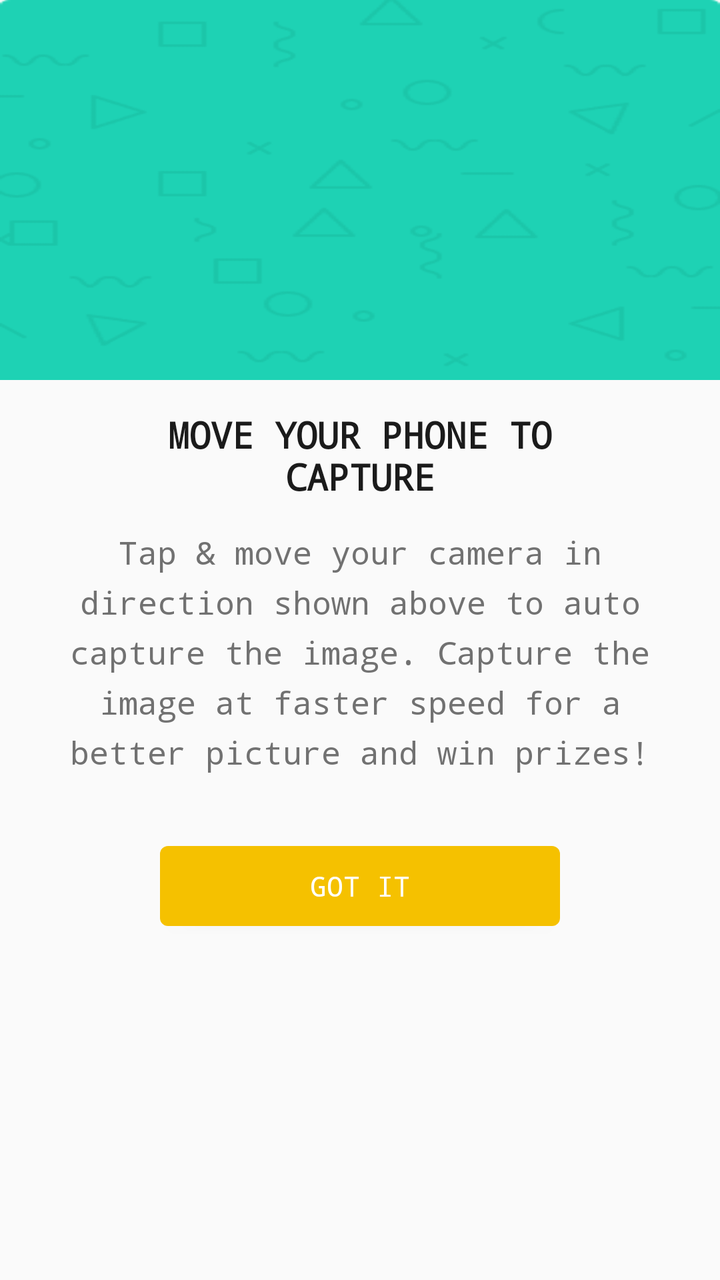
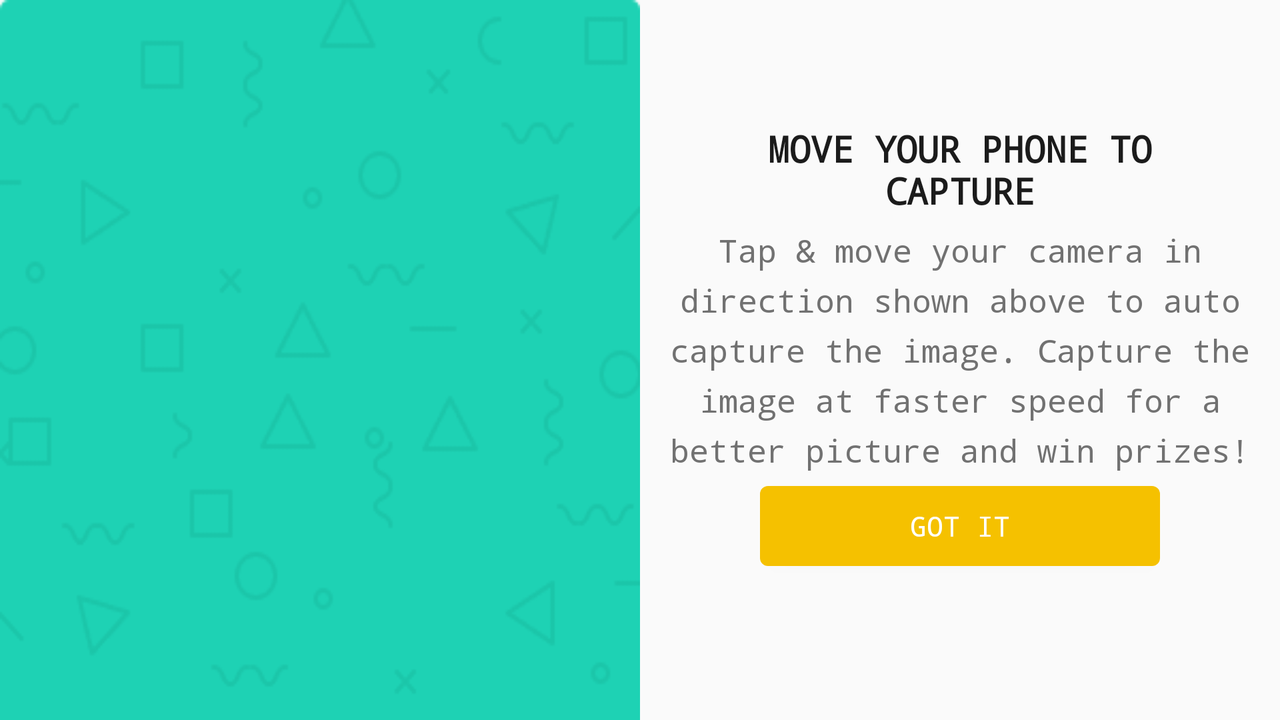

Two renders of one Android screen. The first uses the default layout on a phone; the second uses the alternative layout the repository ships for a different screen configuration, on a matching device. The two XML files are below.
<!-- AndroidManifest.xml: application theme MyMaterialTheme -->
<!-- res/layout/dialog_instruction.xml -->
<?xml version="1.0" encoding="utf-8"?>
<RelativeLayout
    xmlns:android="http://schemas.android.com/apk/res/android"
    android:orientation="vertical"
    android:layout_width="match_parent"
    android:layout_height="match_parent">


    <ScrollView
        android:layout_width="match_parent"
        android:layout_height="wrap_content">

        <RelativeLayout
            android:layout_width="match_parent"
            android:layout_height="wrap_content">

            <RelativeLayout
                android:id="@+id/imagell"
                android:layout_width="match_parent"
                android:layout_height="wrap_content">


                <FrameLayout
                    android:layout_width="match_parent"
                    android:layout_height="wrap_content">

                    <ImageView
                        android:scaleType="fitXY"
                        android:src="@drawable/green_background"
                        android:layout_width="match_parent"
                        android:layout_height="190dp" />

                    <ImageView
                        android:id="@+id/gif_image"
                        android:layout_gravity="center"
                        android:scaleType="fitXY"
                        android:adjustViewBounds="true"
                        android:layout_width="wrap_content"
                        android:layout_height="150dp" />


                </FrameLayout>


            </RelativeLayout>

            <RelativeLayout
                android:padding="15dp"
                android:layout_below="@+id/imagell"
                android:layout_width="match_parent"
                android:layout_height="wrap_content">



                <TextView
                    android:id="@+id/title"
                    android:textStyle="bold"
                    android:layout_marginLeft="48dp"
                    android:layout_marginRight="48dp"
                    android:textSize="18sp"
                    android:textColor="@color/semiblack"
                    android:textAllCaps="true"
                    android:gravity="center"
                    android:text="@string/move_your_phone_to_capture"
                    android:layout_centerHorizontal="true"
                    android:layout_width="wrap_content"
                    android:layout_height="wrap_content" />

                <TextView
                    android:id="@+id/desc"
                    android:layout_marginTop="5dp"
                    android:padding="10dp"
                    android:lineSpacingExtra="6sp"
                    android:gravity="center"
                    android:layout_marginLeft="10dp"
                    android:layout_marginRight="10dp"
                    android:layout_below="@id/title"
                    android:textSize="16sp"
                    android:textColor="@color/descgray"
                    android:text="@string/instru_desc"
                    android:layout_centerHorizontal="true"
                    android:layout_width="wrap_content"
                    android:layout_height="wrap_content" />

                <Button
                    android:id="@+id/btnGotIt"
                    android:layout_marginBottom="15dp"
                    android:layout_marginTop="26dp"
                    android:textColor="@color/white"
                    android:background="@drawable/button"
                    android:text="@string/got_it"
                    android:layout_centerHorizontal="true"
                    android:layout_below="@+id/desc"
                    android:layout_width="200dp"
                    android:layout_height="40dp" />

            </RelativeLayout>


        </RelativeLayout>

    </ScrollView>


</RelativeLayout>
<!-- resources referenced by this layout -->
<resources>
  <color name="descgray">#717171</color>
  <color name="semiblack">#1b1b1b</color>
  <color name="white">#FFFF</color>
  <!-- drawable button (drawable) -->
  <?xml version="1.0" encoding="utf-8"?>
  <selector xmlns:android="http://schemas.android.com/apk/res/android">
      <item>
          <shape android:shape="rectangle">
              <solid android:color="@color/orange"/>
              
              <corners android:radius="4dp" />
          </shape>
      </item>
  </selector>
  <!-- drawable green_background: png bitmap (drawable, 2761 bytes) -->
  <string name="got_it">Got it</string>
  <string name="instru_desc">Tap &amp; move your camera in direction shown above to auto capture the image. Capture the image at faster speed for a better picture and win prizes!</string>
  <string name="move_your_phone_to_capture">Move Your Phone To Capture</string>
  <style name="MyMaterialTheme" parent="MyMaterialTheme.Base">
  
      </style>
  <color name="orange">#f5c100</color>
  <style name="MyMaterialTheme.Base" parent="Theme.AppCompat.Light.DarkActionBar">
          <item name="windowNoTitle">true</item>
          <item name="android:typeface">monospace</item>
          <item name="windowActionBar">false</item>
          <item name="colorPrimary">@color/colorPrimary</item>
          <item name="colorPrimaryDark">@color/colorPrimaryDark</item>
          <item name="actionMenuTextColor">@color/white</item>
      </style>
  <color name="colorPrimary">#f5c100</color>
  <color name="colorPrimaryDark">#ecbb05</color>
</resources>
<!-- res/layout-land/dialog_instruction.xml (the author's variant of the layout above) -->
<!-- drawn on the phone turned sideways -->
<?xml version="1.0" encoding="utf-8"?>
<RelativeLayout
    xmlns:android="http://schemas.android.com/apk/res/android"
    android:orientation="vertical"
    android:layout_width="match_parent"
    android:layout_height="match_parent">


        <LinearLayout
            android:weightSum="2"
            android:layout_width="match_parent"
            android:layout_height="match_parent">

            <RelativeLayout
                android:id="@+id/imagell"
                android:layout_weight="1"
                android:layout_width="0dp"
                android:layout_height="match_parent">


                <FrameLayout
                    android:layout_width="match_parent"
                    android:layout_height="match_parent">





                    <ImageView
                        android:scaleType="fitXY"
                        android:src="@drawable/green_background"
                        android:layout_width="match_parent"
                        android:layout_height="match_parent" />


                    <ImageView
                        android:id="@+id/gif_image"
                        android:layout_gravity="center"
                        android:scaleType="fitXY"
                        android:adjustViewBounds="true"
                        android:layout_width="wrap_content"
                        android:layout_height="150dp" />



                </FrameLayout>


            </RelativeLayout>

            <RelativeLayout
                android:layout_gravity="center"
                android:padding="5dp"
                android:layout_width="0dp"
                android:layout_weight="1"
                android:layout_height="wrap_content">



                <TextView
                    android:id="@+id/title"
                    android:textStyle="bold"
                    android:layout_marginLeft="48dp"
                    android:layout_marginRight="48dp"
                    android:textSize="18sp"
                    android:textColor="@color/semiblack"
                    android:textAllCaps="true"
                    android:gravity="center"
                    android:text="@string/move_your_phone_to_capture"
                    android:layout_centerHorizontal="true"
                    android:layout_width="wrap_content"
                    android:layout_height="wrap_content" />

                <TextView
                    android:id="@+id/desc"
                    android:layout_marginTop="5dp"
                    android:padding="2dp"
                    android:lineSpacingExtra="6sp"
                    android:gravity="center"
                    android:layout_below="@id/title"
                    android:textSize="16sp"
                    android:textColor="@color/descgray"
                    android:text="@string/instru_desc"
                    android:layout_centerHorizontal="true"
                    android:layout_width="wrap_content"
                    android:layout_height="wrap_content" />

                <Button
                    android:id="@+id/btnGotIt"
                    android:layout_marginBottom="15dp"
                    android:layout_marginTop="5dp"
                    android:textColor="@color/white"
                    android:background="@drawable/button"
                    android:text="@string/got_it"
                    android:layout_centerHorizontal="true"
                    android:layout_below="@+id/desc"
                    android:layout_width="200dp"
                    android:layout_height="40dp" />

            </RelativeLayout>

        </LinearLayout>

</RelativeLayout>
